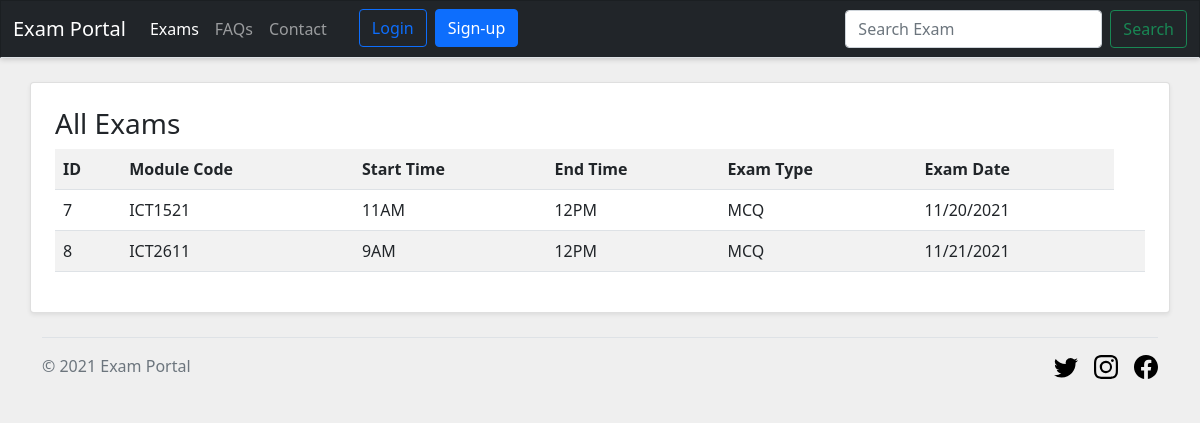
The page / on the database its author committed.
### tables this page shows
CREATE TABLE `examinations` (
  `id` int(11) NOT NULL,
  `module_code` varchar(8) DEFAULT NULL,
  `start_time` varchar(55) DEFAULT NULL,
  `completion_time` varchar(55) DEFAULT NULL,
  `exam_type` varchar(11) NOT NULL DEFAULT 'MCQ',
  `exam_date` varchar(55) DEFAULT NULL
);

### config/db.php (called while the page is built, shortened)
<?php
    $base_url = "http://" . $_SERVER['SERVER_NAME'] . "/exam-portal";
?>

### index.php (the view, shortened to what this page needs)
<?php
require_once("config/db.php");
$query = "SELECT * FROM `examinations`";
$result = mysqli_query($connection, $query);
?>
<?php require_once("header.php"); ?>
<section>
    <div class="container card rounded bg-white shadow-sm my-4 p-4">
        <h3>All Exams</h3>
        <table class="table table-striped table-hover">
            <tr>
                <th>ID</th>
                <th>Module Code</th>
                <th>Start Time</th>
                <th>End Time</th>
                <th>Exam Type</th>
                <th>Exam Date</th>
            </tr>
            <?php
            if($result->num_rows > 0){
                while($all_exams = mysqli_fetch_array($result)){
            ?>
            <tr>
                <td><?php echo $all_exams['id']; ?></td>
                <td><?php echo $all_exams['module_code']; ?></td>
                <td><?php echo $all_exams['start_time']; ?></td>
                <td><?php echo $all_exams['completion_time']; ?></td>
                <td><?php echo $all_exams['exam_type']; ?></td>
                <td><?php echo $all_exams['exam_date']; ?></td>
                <td class="nowrap">
                </td>
            </tr>
            <?php }}else{
                echo '<h6 class="text-danger">No exam information recorded yet.</h6>';
            } ?>
        </table>
    </div>
</section>
<?php require_once("footer.php"); ?>

### header.php (shortened to what this page needs)
<!DOCTYPE html>
<html lang="en">
<head>
    <link href="resources/css/site.css" rel="stylesheet">
    <link href="https://cdn.jsdelivr.net/npm/bootstrap@5.1.3/dist/css/bootstrap.min.css" rel="stylesheet">
    <link rel="stylesheet" href="//code.jquery.com/ui/1.13.0/themes/base/jquery-ui.css">
</head>
<body>
<section>
    <nav class="navbar navbar-expand-md navbar-dark bg-dark border-bottom nav-bar-section mb-4">
        <div class="container-fluid">
            <a class="navbar-brand text-white" href="<?php echo $base_url; ?>/index.php">Exam Portal</a>
            <div class="collapse navbar-collapse" id="navbarCollapse">
                <ul class="navbar-nav me-auto mb-2 mb-md-0">
                    <?php if(!isset($_SESSION['user'])){ ?>
                        <li class="nav-item">
                            <a class="nav-link active" aria-current="page" href="<?php echo $base_url; ?>/index.php">Exams</a>
                        </li>
                        <li class="nav-item">
                            <a class="nav-link" href="#">FAQs</a>
                        </li>
                        <li class="nav-item">
                            <a class="nav-link" href="#">Contact</a>
                        </li>
                        <li class="nav-item ms-4">
                            <a href="login.php">
                                <button type="button" class="btn btn-outline-primary me-2">Login</button>
                            </a>
                        </li>
                        <li class="nav-item">
                            <a href="register.php">
                                <button type="button" class="btn btn-primary">Sign-up</button>
                            </a>
                        </li>
                    <?php } ?>
                </ul>
                <form class="d-flex">
                    <input class="form-control me-2" type="search" name="search_exam" id="search_exam" placeholder="Search Exam" aria-label="Search">
                    <button class="btn btn-outline-success" id="search-btn">Search</button>
                </form>
            </div>
        </div>
    </nav>
</section>

### footer.php
        <div class="container">
            <footer class="d-flex flex-wrap justify-content-between align-items-center py-3 my-4 border-top">
                <div class="col-md-4 d-flex align-items-center">
                    <span class="text-muted">© 2021 Exam Portal</span>
                </div>
                <ul class="nav col-md-4 justify-content-end list-unstyled d-flex">
                    <li class="ms-3">
                        <a class="text-muted" href="#">
                            <svg class="bi" width="24" height="24"><use xlink:href="#twitter"></use></svg>
                        </a>
                    </li>
                    <li class="ms-3">
                        <a class="text-muted" href="#">
                            <svg class="bi" width="24" height="24"><use xlink:href="#instagram"></use></svg>
                        </a>
                    </li>
                    <li class="ms-3">
                        <a class="text-muted" href="#">
                            <svg class="bi" width="24" height="24"><use xlink:href="#facebook"></use></svg>
                        </a>
                    </li>
                </ul>
            </footer>
        </div>
    </body>
</html>

### resources/css/site.css (style rules this page uses)
body { background-color: #efefef !important; }
.nav-bar-section { background-color: #ffffff; border: 1px solid rgba(0, 0, 0, .15); box-shadow: 0 1px 6px 0 rgb(0 0 0 / 20%); }
.bi { fill: #000000; }
.nowrap { white-space: nowrap; }

### rows shown on the page
examinations: id "7", module_code "ICT1521", start_time "11AM", completion_time "12PM", exam_type "MCQ", exam_date "11/20/2021"
examinations: id "8", module_code "ICT2611", start_time "9AM", completion_time "12PM", exam_type "MCQ", exam_date "11/21/2021"
